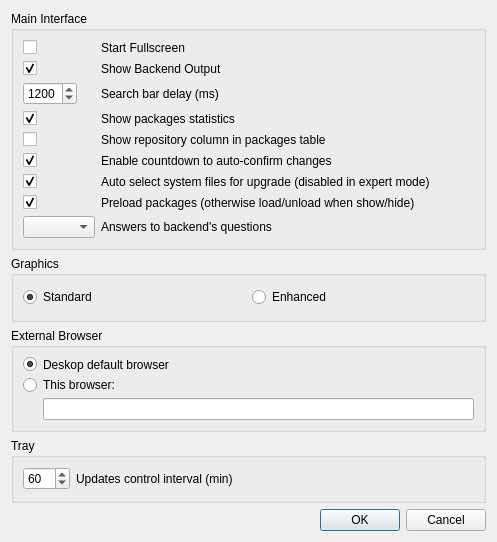
<?xml version="1.0" encoding="UTF-8"?>
<ui version="4.0">
 <class>Options</class>
 <widget class="QDialog" name="Options">
  <property name="geometry">
   <rect>
    <x>0</x>
    <y>0</y>
    <width>497</width>
    <height>542</height>
   </rect>
  </property>
  <property name="sizePolicy">
   <sizepolicy hsizetype="Minimum" vsizetype="Minimum">
    <horstretch>0</horstretch>
    <verstretch>0</verstretch>
   </sizepolicy>
  </property>
  <property name="windowTitle">
   <string>AppSet Options</string>
  </property>
  <property name="modal">
   <bool>true</bool>
  </property>
  <layout class="QVBoxLayout" name="verticalLayout_2">
   <item>
    <widget class="QGroupBox" name="groupBox_3">
     <property name="title">
      <string>Main Interface</string>
     </property>
     <layout class="QVBoxLayout" name="verticalLayout">
      <item>
       <layout class="QFormLayout" name="formLayout">
        <property name="fieldGrowthPolicy">
         <enum>QFormLayout::ExpandingFieldsGrow</enum>
        </property>
        <item row="0" column="0">
         <widget class="QCheckBox" name="checkBox">
          <property name="text">
           <string/>
          </property>
         </widget>
        </item>
        <item row="0" column="1">
         <widget class="QLabel" name="label_2">
          <property name="text">
           <string>Start Fullscreen</string>
          </property>
         </widget>
        </item>
        <item row="1" column="0">
         <widget class="QCheckBox" name="backOutput">
          <property name="toolTip">
           <string>Shows Backend Output during operations</string>
          </property>
          <property name="text">
           <string/>
          </property>
          <property name="checked">
           <bool>true</bool>
          </property>
         </widget>
        </item>
        <item row="1" column="1">
         <widget class="QLabel" name="label_6">
          <property name="text">
           <string>Show Backend Output</string>
          </property>
         </widget>
        </item>
        <item row="2" column="0">
         <widget class="QSpinBox" name="spinBox">
          <property name="minimum">
           <number>300</number>
          </property>
          <property name="maximum">
           <number>2500</number>
          </property>
          <property name="singleStep">
           <number>50</number>
          </property>
          <property name="value">
           <number>1200</number>
          </property>
         </widget>
        </item>
        <item row="2" column="1">
         <widget class="QLabel" name="label">
          <property name="text">
           <string>Search bar delay (ms)</string>
          </property>
         </widget>
        </item>
        <item row="3" column="0">
         <widget class="QCheckBox" name="statShow">
          <property name="text">
           <string/>
          </property>
          <property name="checked">
           <bool>true</bool>
          </property>
         </widget>
        </item>
        <item row="3" column="1">
         <widget class="QLabel" name="label_7">
          <property name="text">
           <string>Show packages statistics</string>
          </property>
         </widget>
        </item>
        <item row="4" column="0">
         <widget class="QCheckBox" name="showRepos">
          <property name="text">
           <string/>
          </property>
         </widget>
        </item>
        <item row="4" column="1">
         <widget class="QLabel" name="label_9">
          <property name="text">
           <string>Show repository column in packages table</string>
          </property>
         </widget>
        </item>
        <item row="5" column="0">
         <widget class="QCheckBox" name="confirmCountdown">
          <property name="text">
           <string notr="true"/>
          </property>
          <property name="checked">
           <bool>true</bool>
          </property>
         </widget>
        </item>
        <item row="5" column="1">
         <widget class="QLabel" name="label_8">
          <property name="text">
           <string>Enable countdown to auto-confirm changes</string>
          </property>
         </widget>
        </item>
        <item row="6" column="0">
         <widget class="QCheckBox" name="autoupgrade">
          <property name="text">
           <string/>
          </property>
          <property name="checked">
           <bool>true</bool>
          </property>
         </widget>
        </item>
        <item row="6" column="1">
         <widget class="QLabel" name="label_12">
          <property name="text">
           <string>Auto select system files for upgrade (disabled in expert mode)</string>
          </property>
         </widget>
        </item>
        <item row="7" column="0">
         <widget class="QCheckBox" name="preload">
          <property name="text">
           <string notr="true"/>
          </property>
          <property name="checked">
           <bool>true</bool>
          </property>
         </widget>
        </item>
        <item row="7" column="1">
         <widget class="QLabel" name="label_10">
          <property name="text">
           <string>Preload packages (otherwise load/unload when show/hide)</string>
          </property>
         </widget>
        </item>
        <item row="8" column="0">
         <widget class="QComboBox" name="inter">
          <property name="currentIndex">
           <number>-1</number>
          </property>
          <property name="maxVisibleItems">
           <number>3</number>
          </property>
          <property name="maxCount">
           <number>3</number>
          </property>
         </widget>
        </item>
        <item row="8" column="1">
         <widget class="QLabel" name="labelInter">
          <property name="text">
           <string>Answers to backend's questions</string>
          </property>
         </widget>
        </item>
       </layout>
      </item>
     </layout>
    </widget>
   </item>
   <item>
    <widget class="QGroupBox" name="groupBox_4">
     <property name="title">
      <string>Graphics</string>
     </property>
     <layout class="QHBoxLayout" name="horizontalLayout">
      <item>
       <widget class="QRadioButton" name="standardGraph">
        <property name="text">
         <string>Standard</string>
        </property>
        <property name="checked">
         <bool>true</bool>
        </property>
       </widget>
      </item>
      <item>
       <widget class="QRadioButton" name="enhancedGraph">
        <property name="text">
         <string>Enhanced</string>
        </property>
        <property name="checked">
         <bool>false</bool>
        </property>
       </widget>
      </item>
     </layout>
    </widget>
   </item>
   <item>
    <widget class="QGroupBox" name="groupBox">
     <property name="title">
      <string>External Browser</string>
     </property>
     <layout class="QFormLayout" name="formLayout_3">
      <item row="0" column="0">
       <widget class="QRadioButton" name="defaultBrowser">
        <property name="text">
         <string/>
        </property>
        <property name="checked">
         <bool>true</bool>
        </property>
       </widget>
      </item>
      <item row="2" column="0">
       <widget class="QRadioButton" name="userBrowser">
        <property name="text">
         <string/>
        </property>
       </widget>
      </item>
      <item row="0" column="1">
       <widget class="QLabel" name="label_3">
        <property name="text">
         <string>Deskop default browser</string>
        </property>
       </widget>
      </item>
      <item row="2" column="1">
       <layout class="QVBoxLayout" name="verticalLayout_3">
        <item>
         <widget class="QLabel" name="extBrowserLabel">
          <property name="text">
           <string>This browser:</string>
          </property>
         </widget>
        </item>
        <item>
         <widget class="QLineEdit" name="userBrowserCmd">
          <property name="placeholderText">
           <string/>
          </property>
         </widget>
        </item>
       </layout>
      </item>
     </layout>
    </widget>
   </item>
   <item>
    <widget class="QGroupBox" name="groupBox_2">
     <property name="title">
      <string>Tray</string>
     </property>
     <layout class="QFormLayout" name="formLayout_2">
      <item row="0" column="0">
       <widget class="QSpinBox" name="spinBox_2">
        <property name="minimum">
         <number>5</number>
        </property>
        <property name="maximum">
         <number>360</number>
        </property>
        <property name="singleStep">
         <number>5</number>
        </property>
        <property name="value">
         <number>60</number>
        </property>
       </widget>
      </item>
      <item row="0" column="1">
       <widget class="QLabel" name="label_5">
        <property name="text">
         <string>Updates control interval (min)</string>
        </property>
       </widget>
      </item>
     </layout>
    </widget>
   </item>
   <item>
    <widget class="QDialogButtonBox" name="buttonBox">
     <property name="orientation">
      <enum>Qt::Horizontal</enum>
     </property>
     <property name="standardButtons">
      <set>QDialogButtonBox::Cancel|QDialogButtonBox::Ok</set>
     </property>
    </widget>
   </item>
  </layout>
 </widget>
 <resources/>
 <connections>
  <connection>
   <sender>buttonBox</sender>
   <signal>accepted()</signal>
   <receiver>Options</receiver>
   <slot>accept()</slot>
   <hints>
    <hint type="sourcelabel">
     <x>248</x>
     <y>254</y>
    </hint>
    <hint type="destinationlabel">
     <x>157</x>
     <y>274</y>
    </hint>
   </hints>
  </connection>
  <connection>
   <sender>buttonBox</sender>
   <signal>rejected()</signal>
   <receiver>Options</receiver>
   <slot>reject()</slot>
   <hints>
    <hint type="sourcelabel">
     <x>316</x>
     <y>260</y>
    </hint>
    <hint type="destinationlabel">
     <x>286</x>
     <y>274</y>
    </hint>
   </hints>
  </connection>
  <connection>
   <sender>enhancedGraph</sender>
   <signal>toggled(bool)</signal>
   <receiver>showRepos</receiver>
   <slot>setDisabled(bool)</slot>
   <hints>
    <hint type="sourcelabel">
     <x>23</x>
     <y>260</y>
    </hint>
    <hint type="destinationlabel">
     <x>59</x>
     <y>147</y>
    </hint>
   </hints>
  </connection>
 </connections>
</ui>
